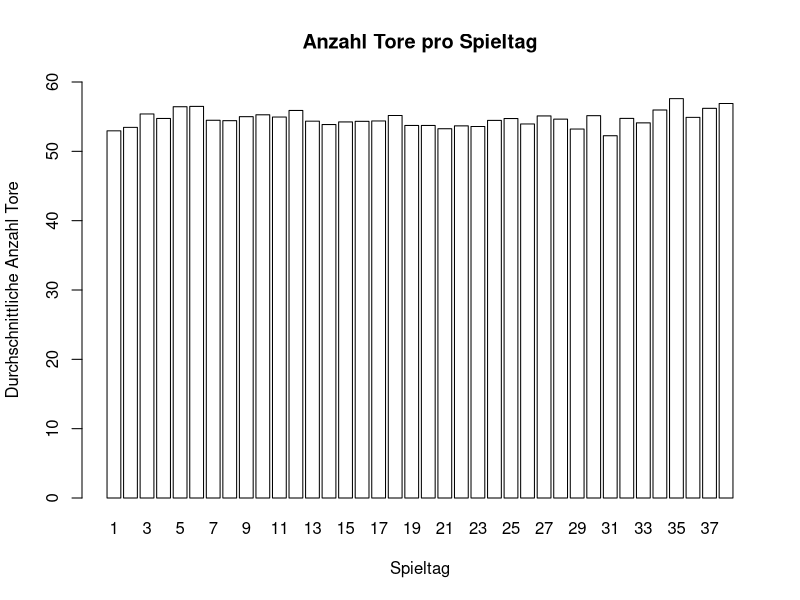
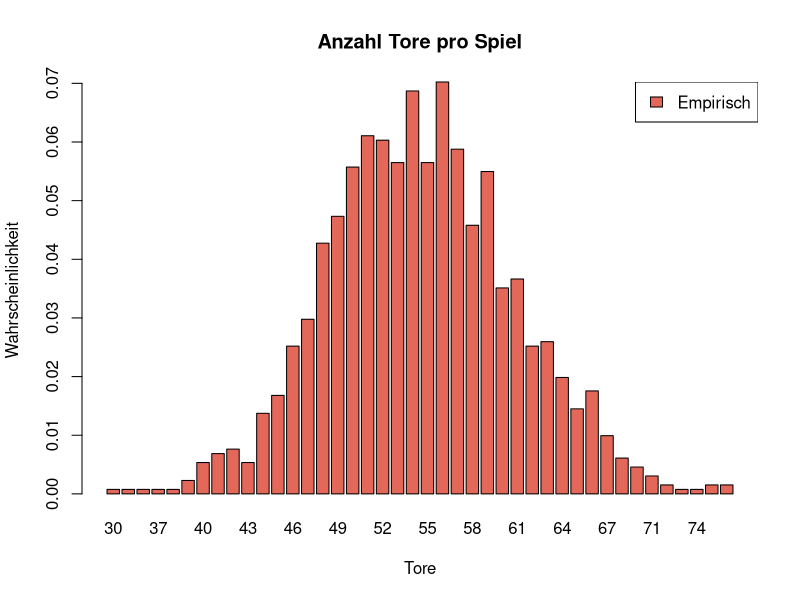
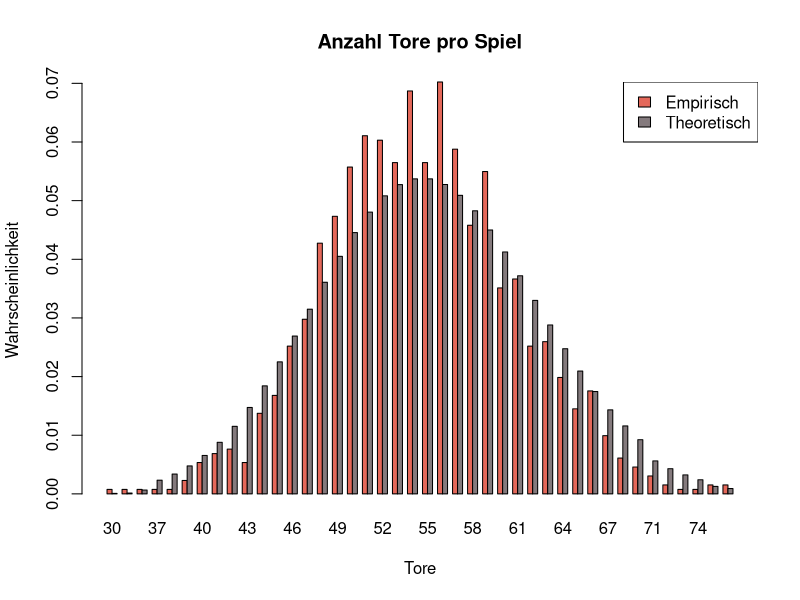
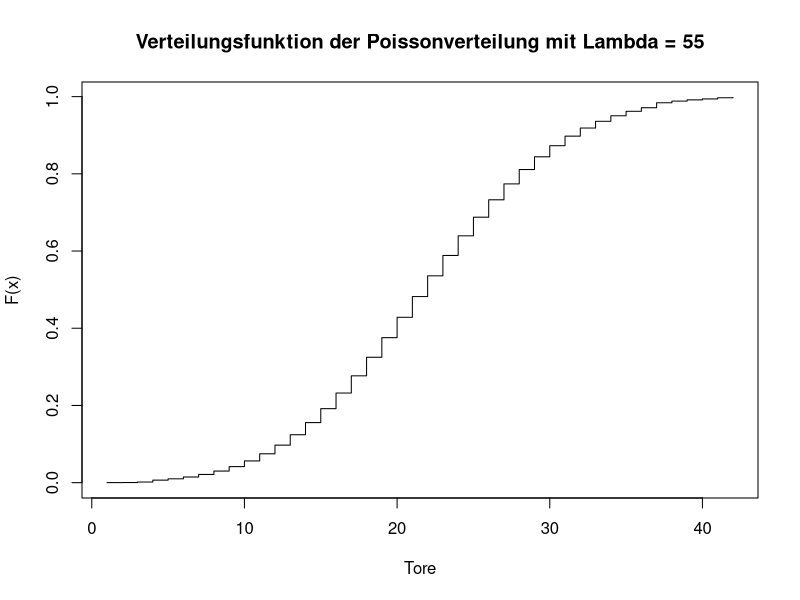

The R script that drew these images, in order:
######### ====================== Loesung zum 4.Aufgabenzettel ====================== #########

#### Aufgabe 4.3 ---- 
# a)
handball = read.table("handball.csv", header=T, sep=";")
summary(handball)

# b) 

## 1. 
saisons = unique(handball$saison)

## 2. 

for(s in saisons){
  relevante_daten = handball[handball$saison == s,]
  spieltage = max(unique(relevante_daten$spieltag)) 
  print(paste("Saison:", paste(s, (paste("Spieltage:", spieltage, sep = " ")), sep = ", "), sep = " "))
}

## 3. 

n = nrow(handball)
zaehler = 0 

for(i in 1:n){
  if(handball$tore_mannschaft1[i] == handball$tore_mannschaft2[i]){
    zaehler = zaehler + 1
  }
}

ws = 100 / n * zaehler 

print(paste("Die empirische Wahrscheinlichkeit, dass ein Spiel unentschieden ausgeht, beträgt", paste(round(ws, 2), "%.", sep = ""), sep = " "))

## 4. 

tore_pro_spieltag = c()

for(i in 1:38){
  relevante_daten = handball[handball$spieltag == i,]
  n_rel = nrow(relevante_daten)
  tore_pro_spieltag = c(tore_pro_spieltag, sum(relevante_daten$tore_mannschaft1 + relevante_daten$tore_mannschaft2)/n_rel)
}

barplot(tore_pro_spieltag, 
        main = "Anzahl Tore pro Spieltag", 
        xlab = "Spieltag", 
        ylab = "Durchschnittliche Anzahl Tore", 
        names.arg = 1:38, 
        col = "white", 
        ylim = c(0,60))

# c) 

handball$tore = handball$tore_mannschaft1 + handball$tore_mannschaft2

# d) 


ws_t = c()
tore_sort = sort(unique(handball$tore))
for(t in 1:length(tore_sort)){ # nolint
  relevante_daten = handball[handball$tore == tore_sort[t],]
  ws_t[t] = nrow(relevante_daten)/nrow(handball) 
}

barplot(ws_t, 
        main = "Anzahl Tore pro Spiel", 
        xlab = "Tore", 
        ylab = "Wahrscheinlichkeit", 
        names.arg = tore_sort, 
        col = c("#e4685a"))

legend("topright", legend=c("Empirisch"), fill = c("#e4685a"))

# e) 

p_t = dpois(tore_sort, 55)

data = data.frame(empirisch = ws_t, 
                  poisson = dpois(tore_sort, 55)) 

barplot(t(as.matrix(data)),
        beside=TRUE, 
        main = "Anzahl Tore pro Spiel", 
        xlab = "Tore", 
        ylab = "Wahrscheinlichkeit", 
        names.arg = tore_sort, 
        col = c("#e4685a", "#847a7d"))

legend("topright", legend=c("Empirisch", "Theoretisch"), fill = c("#e4685a", "#847a7d"))

#f) 

plot(ppois(tore_sort, 55), 
     type = "s", 
     main = "Verteilungsfunktion der Poissonverteilung mit Lambda = 55",
     xlab = "Tore", 
     ylab = "F(x)"
     )

weniger_als_54 = ppois(54, 55)
mehr_als_44 = 1 - ppois(44, 55)

zwischen_44_54 = mehr_als_44 - weniger_als_54


#g) 

set.seed(1)
gesamtzahl_tore = rpois(9, lambda = 55)

#### ende ---- 

